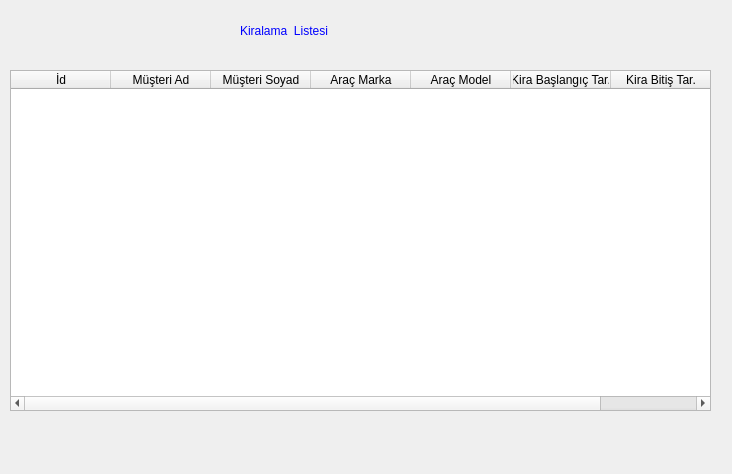
<?xml version="1.0" encoding="UTF-8"?>
<ui version="4.0">
 <class>Form</class>
 <widget class="QWidget" name="Form">
  <property name="geometry">
   <rect>
    <x>0</x>
    <y>0</y>
    <width>732</width>
    <height>474</height>
   </rect>
  </property>
  <property name="windowTitle">
   <string>Form</string>
  </property>
  <widget class="QLabel" name="label">
   <property name="geometry">
    <rect>
     <x>240</x>
     <y>0</y>
     <width>261</width>
     <height>61</height>
    </rect>
   </property>
   <property name="styleSheet">
    <string notr="true">font: 700 17pt &quot;Segoe UI&quot;;
color:rgb(0, 0, 255);
</string>
   </property>
   <property name="text">
    <string>Kiralama  Listesi</string>
   </property>
  </widget>
  <widget class="QTableWidget" name="tableWidget">
   <property name="geometry">
    <rect>
     <x>10</x>
     <y>70</y>
     <width>701</width>
     <height>341</height>
    </rect>
   </property>
   <column>
    <property name="text">
     <string>İd</string>
    </property>
   </column>
   <column>
    <property name="text">
     <string>Müşteri Ad</string>
    </property>
   </column>
   <column>
    <property name="text">
     <string>Müşteri Soyad</string>
    </property>
   </column>
   <column>
    <property name="text">
     <string>Araç Marka</string>
    </property>
   </column>
   <column>
    <property name="text">
     <string>Araç Model</string>
    </property>
   </column>
   <column>
    <property name="text">
     <string>Kira Başlangıç Tar.</string>
    </property>
   </column>
   <column>
    <property name="text">
     <string>Kira Bitiş Tar.</string>
    </property>
   </column>
  </widget>
 </widget>
 <resources/>
 <connections/>
</ui>
